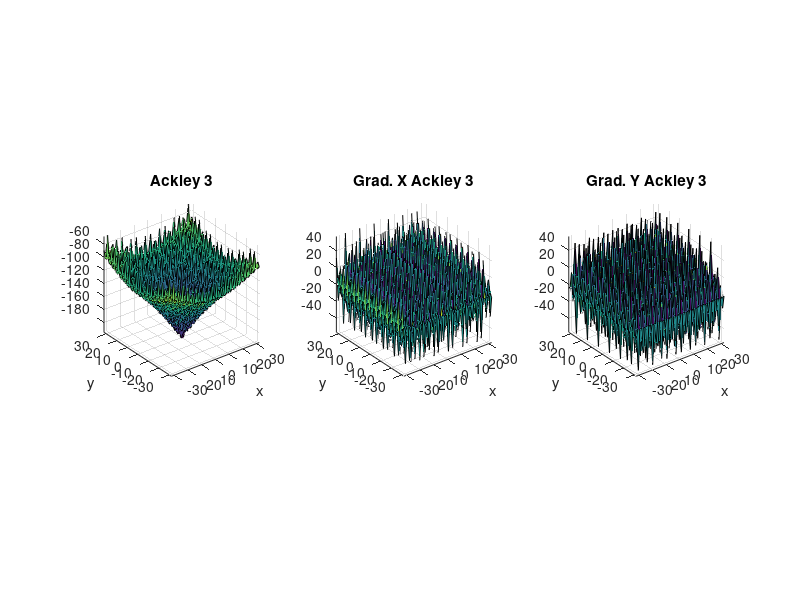

This figure's MATLAB source:
%% Ackley's function 3
%L. LAURENT -- 31/10/2016 -- luc.laurent@lecnam.net
%
%one local minimum
%1 global minimum : x=(0,-0.4) >> f(x)=?219.1418
%
%design space -32<xi<32



function [p,dp,infos]=funAckley3(xx,dim)

%constants
a=200;
b=0.02;
c=5;

%space
Xmin=-32;
Xmax=32;

%default dimension
if nargin==1;dim=2;end

% demo mode
dem=false;
if nargin==0
    stepM=50;
    [x,y]=meshgrid(linspace(Xmin,Xmax,stepM));
    xx=zeros(stepM,stepM,2);
    xx(:,:,1)=x;xx(:,:,2)=y;
    dem=true;
end
if ~isempty(xx)
    %number of design variables
    nbvar=size(xx,3);
    if nbvar==1
        if size(xx,2)==2
            xxx=xx(:,1);yyy=xx(:,2);
        elseif size(xx,1)==2
            xxx=xx(:,2);yyy=xx(:,1);
        else
            error(['Wrong input variables ',mfilename]);
        end
    elseif nbvar>2
        error('The Ackley 2 function is a 2 dimensional function');
    else
        xxx=xx(:,:,1);
        yyy=xx(:,:,2);
    end
        
    normP=sqrt(xxx.^2+yyy.^2);
    ex1=exp(-b*normP);
    ex2=exp(cos(3*xxx)+sin(3*yyy));
    p=-a*ex1+c*ex2;
    if nargout==2||dem
        dp(:,:,1)=a*b.*xxx./normP.*ex1-3*c.*sin(3*xxx).*ex2;
        dp(:,:,2)=a*b.*yyy./normP.*ex1+3*c.*cos(3*yyy).*ex2;
    end
else
    if nargin==2
        nbvar=dim;
    end
    p=[];
    dp=[];
end
%output of information about the function
if nargout==3
    infos.Xmin=Xmin*ones(1,nbvar);
    infos.Xmax=Xmax*ones(1,nbvar);
    infos.min_glob.Z=-219.1418;
    infos.min_glob.X=[0 0.4];
    infos.min_loc.Z=NaN;
    infos.min_loc.X=NaN;
end

%demo display
if nargin==0
    figure
    subplot(1,3,1)
    surf(x,y,p);
    axis('tight','square')
    xlabel('x'), ylabel('y'), title('Ackley 3')
    subplot(1,3,2)
    surf(x,y,dp(:,:,1));
    axis('tight','square')
    xlabel('x'), ylabel('y'), title('Grad. X Ackley 3')
    subplot(1,3,3)
    surf(x,y,dp(:,:,2));
    axis('tight','square')
    xlabel('x'), ylabel('y'), title('Grad. Y Ackley 3')
end
end
